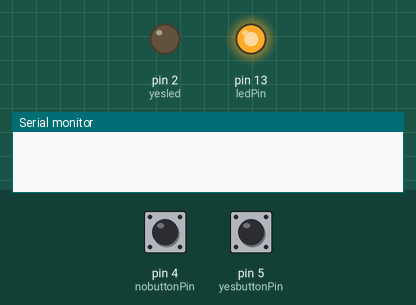
Simulated run of this sketch. Board: Arduino Uno, built with avr-gcc and run on an emulated ATmega328P. Parts: output pins drawn as LEDs (lit = HIGH), the last lines printed to the serial monitor. Inputs (shaded band) come from the test bench; at power-on: pin 4 (nobuttonPin) LOW, pin 5 (yesbuttonPin) LOW. Pins used as bus, display or sensor lines are not drawn.

Above: at 1.2 s.
1.3 s: pin 4 (nobuttonPin) pulled HIGH for 0.15 s
At 2.5 s:
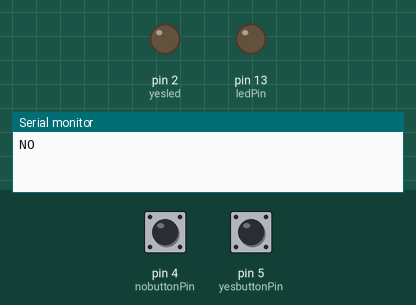
2.9 s: pin 5 (yesbuttonPin) pulled HIGH for 0.15 s
At 3.8 s:
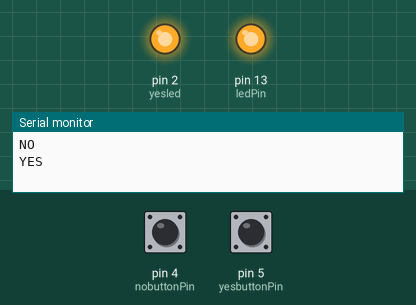
4.5 s: pin 4 (nobuttonPin) pulled HIGH for 1 s
At 5.0 s:
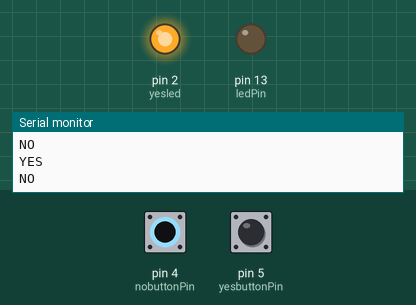
7.0 s: pin 4 (nobuttonPin) pulled HIGH for 3.2 s
At 8.1 s:
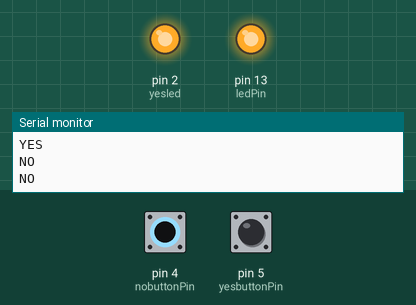
11.7 s: pin 5 (yesbuttonPin) pulled HIGH for 1 s
At 12.9 s:
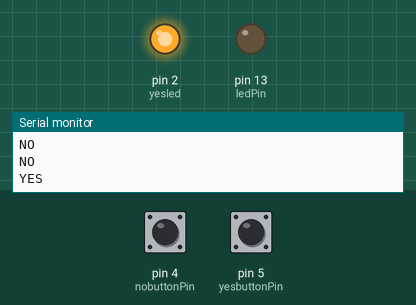
Timing chart, 0 to 14.7 s (numbered marks = the images above; inputs shaded):
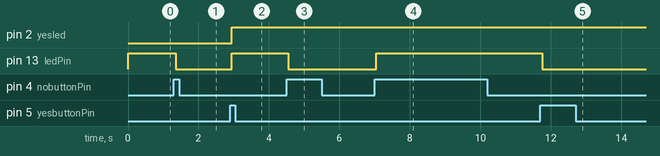

The sketch:

arduinov1.ino
```cpp
const int yesbuttonPin = 5;    // the number of the pushbutton pin
const int nobuttonPin = 4;
const int ledPin = 13;      // the number of the LED pin
const int yesled = 2;
const int noled = 0;

// Variables will change:
int ledState = HIGH;         // the current state of the output pin
int yesbuttonState;             // the current reading from the input pin
int nobuttonState;
int lastyesButtonState = LOW;   // the previous reading from the input pin
int lastnoButtonState = LOW;

// the following variables are unsigned longs because the time, measured in
// milliseconds, will quickly become a bigger number than can be stored in an int.
unsigned long lastyesDebounceTime = 0;  // the last time the output pin was toggled
unsigned long lastnoDebounceTime = 0;
unsigned long debounceDelay = 50;    // the debounce time; increase if the output flickers

void setup() {
  pinMode(yesbuttonPin, INPUT);
  pinMode(nobuttonPin, INPUT);
  pinMode(ledPin, OUTPUT);
  pinMode(yesled, OUTPUT);
  pinMode(noled,OUTPUT);
  // set initial LED state
  digitalWrite(ledPin, ledState);
  digitalWrite(yesled, LOW);
  digitalWrite(noled,LOW);
  Serial.begin(9600);
}

void loop() {
  // read the state of the switch into a local variable:
  int yesreading = digitalRead(yesbuttonPin);
  int noreading = digitalRead(nobuttonPin);

  // check to see if you just pressed the button
  // (i.e. the input went from LOW to HIGH), and you've waited long enough
  // since the last press to ignore any noise:

  // If the switch changed, due to noise or pressing:
  if (yesreading != lastyesButtonState) {
    // reset the debouncing timer
    lastyesDebounceTime = millis();
  }
  else if(noreading != lastnoButtonState){
    lastnoDebounceTime= millis();
  }

  if ((millis() - lastyesDebounceTime) > debounceDelay) {
    // whatever the reading is at, it's been there for longer than the debounce
    // delay, so take it as the actual current state:

    // if the button state has changed:
    if (yesreading != yesbuttonState) {
      yesbuttonState = yesreading;


      // only toggle the LED if the new button state is HIGH
      if (yesbuttonState == HIGH) {
        ledState = !ledState;
        Serial.println("YES");
        digitalWrite(yesled,HIGH);

      }
    }
  }
  if ((millis() - lastnoDebounceTime) > debounceDelay){
    if(noreading != nobuttonState){
      nobuttonState = noreading;
      if(nobuttonState == HIGH){
        ledState = !ledState;
        Serial.println("NO");
        digitalWrite(noled,HIGH);
      }
    }
  }

  // set the LED:
  digitalWrite(ledPin, ledState);

  // save the reading. Next time through the loop, it'll be the lastButtonState:
  lastyesButtonState = yesreading;
  lastnoButtonState = noreading;
}
```

Measured:
- after the input at 1.3 s, pin 13 (ledPin): HIGH → LOW after 0.05 s
- after the input at 2.9 s, pin 2 (yesled), pin 13 (ledPin): LOW → HIGH after 0.05 s
- after the input at 4.5 s, pin 13 (ledPin): HIGH → LOW after 0.05 s
- after the input at 7.0 s, pin 13 (ledPin): LOW → HIGH after 0.05 s
- after the input at 11.7 s, pin 13 (ledPin): HIGH → LOW after 0.05 s
